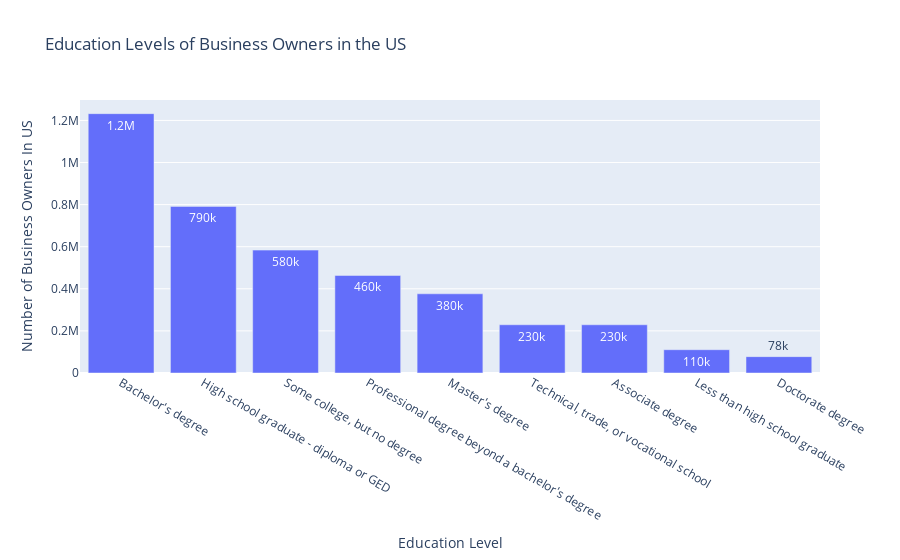
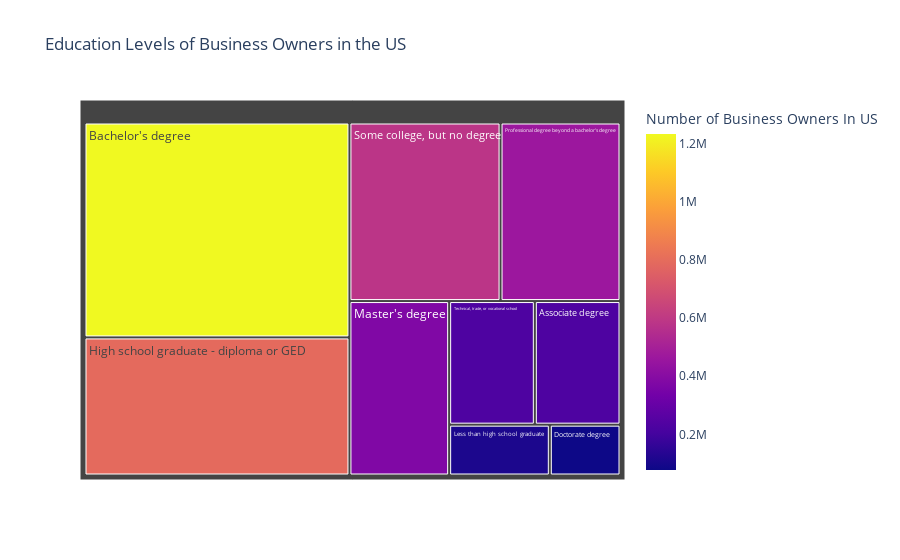

The code cell stored with these charts, in order, in its notebook:
### Code cell
#only getting the totals section instead of ethnicity
totalRespondants = filter['OWNER_RACE_LABEL'] == 'All owners of respondent firms'
newdf = filter[totalRespondants]
print(newdf)
newdf

newdf['OWNPDEMP'] = newdf['OWNPDEMP'].map(lambda x: int(x))
# newdf.info()

# newdf =filter.groupby("OWNCHAR_LABEL").agg('sum')['OWNPDEMP']
# type(newdf)
# newdf
# print(newdf)

# xvalues = []
# yvalues = []

# for i,v in newdf.items():
#     xvalues.append(i)
#     yvalues.append(v)
    
    




#removing the weird education reporting such as total and item not reported
# import plotly.express as px
newdf = newdf[newdf['OWNCHAR_LABEL'] != 'Total reporting']
newdf = newdf[newdf['OWNCHAR_LABEL'] != 'Item not reported']


#plot the total as bar
fig = px.bar(newdf.sort_values(by='OWNPDEMP',ascending=False),x='OWNCHAR_LABEL',y='OWNPDEMP',text_auto = '.2s',title="Education Levels of Business Owners in the US",
             labels ={"OWNCHAR_LABEL":"Education Level",
                    "OWNPDEMP":"Number of Business Owners In US"})

fig.show()

#same thing but as treemap
fig = px.treemap(newdf, path=['OWNCHAR_LABEL'], values='OWNPDEMP',title="Education Levels of Business Owners in the US",
                color='OWNPDEMP',names='OWNPDEMP',labels = { "OWNPDEMP":"Number of Business Owners In US"})
fig.show()







# ethnicityTable = EDUCdf_US['OWNER_RACE_LABEL'].drop_duplicates()
# ethnicityTable

# def seperate_by_race(ethnicityTable,df):
#     mylist = []
#     for value in ethnicityTable:
#         filter = df["OWNER_RACE_LABEL"] == value
#         tempdf = df[filter]
#         mylist.append(tempdf)
        

        



    
# filter = filter['OWNCHAR_LABEL'].map(lambda x:x == 'Associate degree')

# print(filter)
# filter.groupby('NAME').agg('count')['OWNCHAR_LABEL']
# s= filter['OWNCHAR_LABEL'].value_counts()
# s

### Figure 1 — Plotly figure (JSON) as saved in the notebook; plotly's stock layout.template omitted (floating-point values rounded to 4 significant figures)
{"data": [{"alignmentgroup": "True", "hovertemplate": "Education Level=%{x}<br>Number of Business Owners In US=%{y}<extra></extra>", "legendgroup": "", "marker": {"color": "#636efa", "pattern": {"shape": ""}}, "name": "", "offsetgroup": "", "orientation": "v", "showlegend": false, "textposition": "auto", "texttemplate": "%{y:.2s}", "type": "bar", "x": ["Bachelor's degree", "High school graduate - diploma or GED", "Some college, but no degree", "Professional degree beyond a bachelor's degree", "Master's degree", "Technical, trade, or vocational school", "Associate degree", "Less than high school graduate", "Doctorate degree"], "xaxis": "x", "y": [1232195, 791649, 583812, 463423, 376334, 229223, 229161, 110743, 77752], "yaxis": "y"}], "layout": {"barmode": "relative", "legend": {"tracegroupgap": 0}, "title": {"text": "Education Levels of Business Owners in the US"}, "xaxis": {"anchor": "y", "domain": [0, 1], "title": {"text": "Education Level"}}, "yaxis": {"anchor": "x", "domain": [0, 1], "title": {"text": "Number of Business Owners In US"}}}}

### Figure 2 — Plotly figure (JSON) as saved in the notebook; plotly's stock layout.template omitted (floating-point values rounded to 4 significant figures)
{"data": [{"branchvalues": "total", "customdata": [[229161], [1232195], [77752], [791649], [110743], [376334], [463423], [583812], [229223]], "domain": {"x": [0, 1], "y": [0, 1]}, "hovertemplate": "labels=%{label}<br>OWNPDEMP_sum=%{value}<br>parent=%{parent}<br>id=%{id}<br>Number of Business Owners In US=%{color}<extra></extra>", "ids": ["Associate degree", "Bachelor's degree", "Doctorate degree", "High school graduate - diploma or GED", "Less than high school graduate", "Master's degree", "Professional degree beyond a bachelor's degree", "Some college, but no degree", "Technical, trade, or vocational school"], "labels": ["Associate degree", "Bachelor's degree", "Doctorate degree", "High school graduate - diploma or GED", "Less than high school graduate", "Master's degree", "Professional degree beyond a bachelor's degree", "Some college, but no degree", "Technical, trade, or vocational school"], "marker": {"coloraxis": "coloraxis", "colors": [229161, 1232195, 77752, 791649, 110743, 376334, 463423, 583812, 229223]}, "name": "", "parents": ["", "", "", "", "", "", "", "", ""], "type": "treemap", "values": [229161, 1232195, 77752, 791649, 110743, 376334, 463423, 583812, 229223]}], "layout": {"coloraxis": {"colorbar": {"title": {"text": "Number of Business Owners In US"}}, "colorscale": [[0, "#0d0887"], [0.1111, "#46039f"], [0.2222, "#7201a8"], [0.3333, "#9c179e"], [0.4444, "#bd3786"], [0.5556, "#d8576b"], [0.6667, "#ed7953"], [0.7778, "#fb9f3a"], [0.8889, "#fdca26"], [1, "#f0f921"]]}, "legend": {"tracegroupgap": 0}, "title": {"text": "Education Levels of Business Owners in the US"}}}
